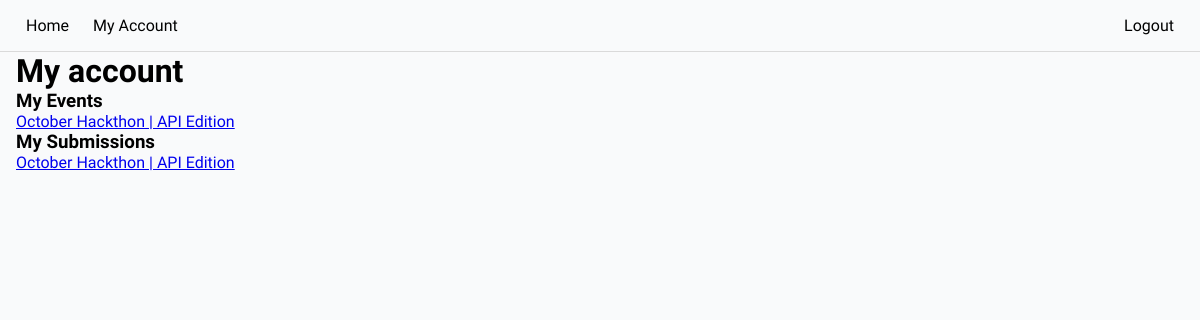
The app's page /account/ (signed in) with its own data.
### base/models.py (models this page shows, shortened)
class Event(models.Model):
    name = models.CharField(max_length=200)
    description = models.TextField(null=True, blank=True)
    participants = models.ManyToManyField(User, blank=True)
    start_date = models.DateTimeField(null=True)
    end_date = models.DateTimeField(null=True)
    registration_deadline = models.DateTimeField(null=True)
    updated = models.DateTimeField(auto_now=True)
    created = models.DateTimeField(auto_now_add=True)

class Submission(models.Model):
    participant = models.ForeignKey(User, on_delete=models.SET_NULL, null=True)
    event = models.ForeignKey(Event, on_delete=models.SET_NULL, null=True)
    details = models.TextField(null=True, blank=True)

### base/views.py (the view)
# urls.py: path("account/", views.account_page, name="account"),
@login_required(login_url="/login")
def account_page(request):
    return render(request, "account.html", {"user": request.user})

### templates/account.html
{% extends 'base.html' %}
{% block content %}
    <h1>My account</h1>
    <div>
        <h3>My Events</h3>
        {% for event in user.event_set.all %}
           <a href="{% url 'event' event.id %}">{{event.name}}</a>
        {% endfor %}
    </div>
    <div>
        <h3>My Submissions</h3>
        {% for sub in user.submission_set.all %}
           <a href="{% url 'update-submission' sub.id %}">{{sub.event.name}}</a>
        {% endfor %}
    </div>
{% endblock %}

### static/css/main.css (style rules this page uses)
* { box-sizing: border-box; margin: 0; padding: 0; font-family: 'Readex Pro'; background-color: rgb(249, 250,251); }

### records on screen
Event: name "October Hackthon | API Edition"
Submission: event.name "October Hackthon | API Edition"
